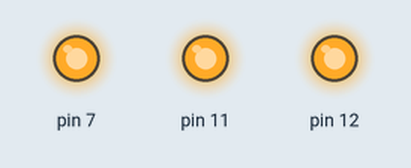
Recording of a sketch running on a simulated Arduino Uno, built with avr-gcc and run on an emulated ATmega328P. Parts: output pins drawn as LEDs (lit = HIGH).

Above: at 0.5 s.
At 3.5 s:
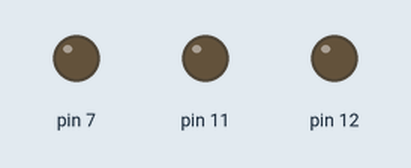
Timing chart, 0 to 4.6 s (numbered marks = the images above):
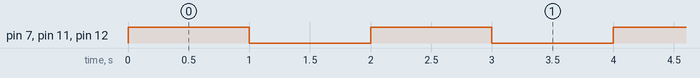

The sketch:

Christmas_LED_Blinking.ino
```cpp
// C++ code
//
void setup()
{
  pinMode(7, OUTPUT);
  pinMode(11, OUTPUT);
  pinMode(12, OUTPUT);
}

void loop()
{
  digitalWrite(7, HIGH);
  digitalWrite(11, HIGH);
  digitalWrite(12, HIGH);
  delay(1000); // Wait for 1000 millisecond(s)
  digitalWrite(7, LOW);
  digitalWrite(11, LOW);
  digitalWrite(12, LOW);
  delay(1000); // Wait for 1000 millisecond(s)
}
```

Measured:
- by itself, pin 7, pin 11, pin 12: alternates HIGH for 1.0 s and LOW for 1.0 s
